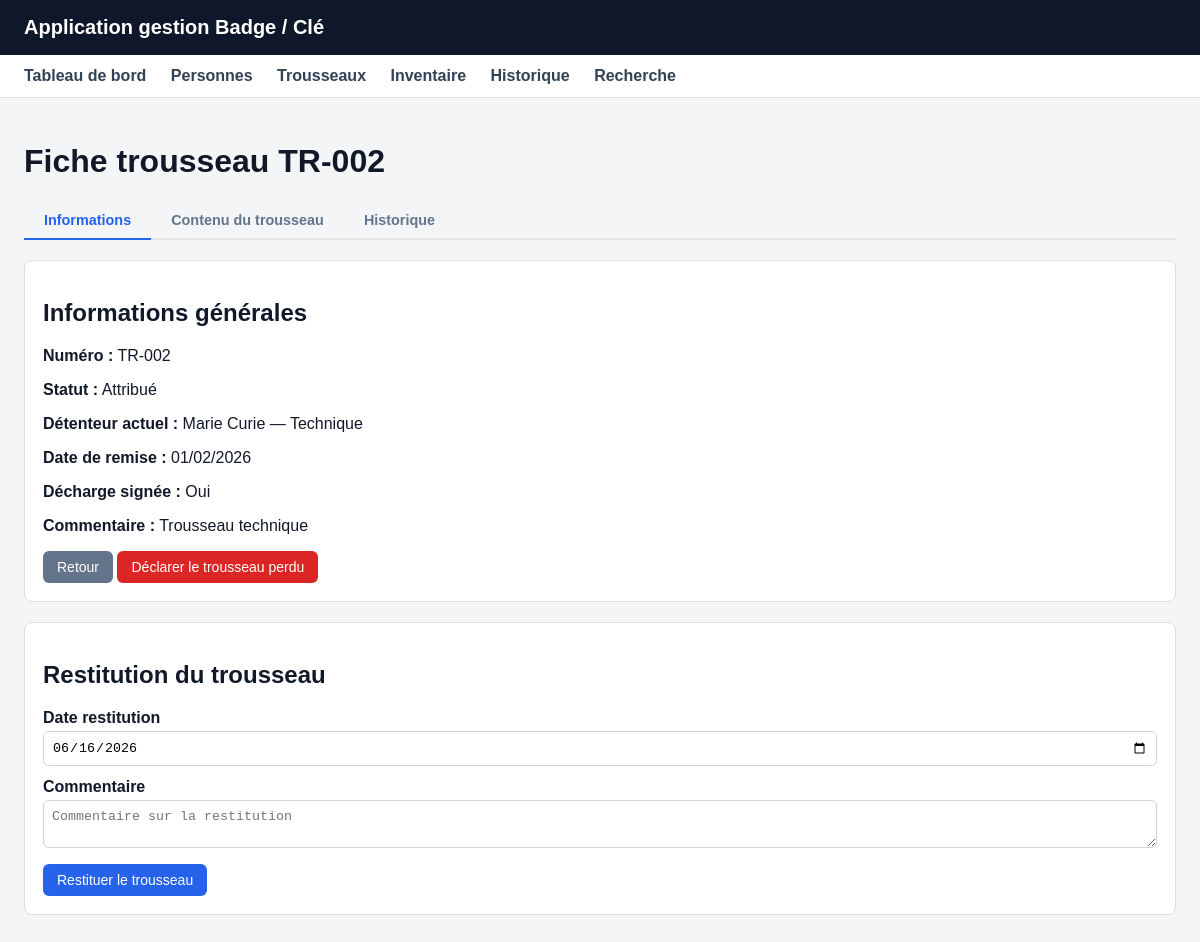
Screenshot of /fiche_trousseau.php?id=2 with the database file from the repository.
### tables this page shows
CREATE TABLE IF NOT EXISTS `historique_trousseaux` (
  `id_historique` int NOT NULL AUTO_INCREMENT COMMENT 'Clé primaire de l’historique',
  `id_trousseau` int NOT NULL COMMENT 'Trousseau concerné',
  `id_personne` int NOT NULL COMMENT 'Personne concernée par la remise ou restitution',
  `date_remise` date NOT NULL COMMENT 'Date de remise du trousseau',
  `date_restitution` date DEFAULT NULL COMMENT 'Date de restitution du trousseau, NULL si non rendu',
  `decharge_signee` tinyint(1) NOT NULL DEFAULT '0' COMMENT 'Décharge signée : 1 = oui, 0 = non',
  `statut_evenement` varchar(50) NOT NULL COMMENT 'Type d’événement : Remis, Restitué, Perdu',
  `commentaire` text COMMENT 'Commentaire éventuel',
  PRIMARY KEY (`id_historique`),
  KEY `id_trousseau` (`id_trousseau`),
  KEY `id_personne` (`id_personne`)
);

CREATE TABLE IF NOT EXISTS `trousseaux` (
  `id_trousseau` int NOT NULL AUTO_INCREMENT COMMENT 'Clé primaire du trousseau',
  `numero_trousseau` varchar(50) NOT NULL COMMENT 'Numéro unique du trousseau, exemple : TR-001',
  `statut` varchar(50) NOT NULL DEFAULT 'Disponible' COMMENT 'Statut du trousseau : Disponible, Attribué, Perdu',
  `commentaire` text COMMENT 'Commentaire éventuel sur le trousseau',
  PRIMARY KEY (`id_trousseau`),
  UNIQUE KEY `numero_trousseau` (`numero_trousseau`)
);

CREATE TABLE IF NOT EXISTS `personnes` (
  `id_personne` int NOT NULL AUTO_INCREMENT COMMENT 'Clé primaire de la table personne',
  `nom` varchar(100) NOT NULL COMMENT 'Nom de la personne ',
  `prenom` varchar(100) NOT NULL COMMENT 'Prénom de la personne',
  `service` varchar(100) NOT NULL COMMENT 'Service de la personne mairie,association ect ',
  `groupe_personnel` varchar(100) NOT NULL COMMENT 'sous catégorie de service (technicien, secrétaire, comptable, professeur )',
  `telephone` varchar(100) DEFAULT NULL COMMENT 'Numéro de téléphone de la personne (NULL possible)',
  `mail` varchar(100) DEFAULT NULL COMMENT 'Mail de la personne (NULL possible)',
  PRIMARY KEY (`id_personne`)
);

### includes/fonctions.php (called while the page is built, shortened)
<?php
function formaterDate(?string $date): string{
    return date('d/m/Y', strtotime($date));}
function afficherDecharge($valeur): string{
    return (int)$valeur === 1 ? 'Oui' : 'Non';}

### fiche_trousseau.php (the view, shortened to what this page needs)
<?php
require_once 'config/database.php';
require_once 'includes/fonctions.php';
include 'includes/header.php';
$id_trousseau = $_GET['id'] ?? null;
$onglet_actif = $_GET['onglet'] ?? 'informations';
try {
    $requeteInfoTrousseau = $pdo->prepare("
        SELECT
            t.id_trousseau,
            t.numero_trousseau,
            t.statut,
            t.commentaire,
            p.nom,
            p.prenom,
            p.service,
            h.date_remise,
            h.date_restitution,
            h.decharge_signee
        FROM trousseaux t
        LEFT JOIN historique_trousseaux h
            ON t.id_trousseau = h.id_trousseau
            AND h.date_restitution IS NULL
        LEFT JOIN personnes p
            ON h.id_personne = p.id_personne
        WHERE t.id_trousseau = :id_trousseau
    ");
    $requeteInfoTrousseau->execute([
        ':id_trousseau' => $id_trousseau
    ]);
    $trousseau = $requeteInfoTrousseau->fetch(PDO::FETCH_ASSOC);
} catch (PDOException $e) {
    die("Erreur SQL : " . $e->getMessage());
}
?>
<h1>Fiche trousseau <?= htmlspecialchars($trousseau['numero_trousseau']) ?></h1>
<div class="tabs">
    <a href="fiche_trousseau.php?id=<?= urlencode($id_trousseau) ?>&onglet=informations"
       class="tab-lien <?= $onglet_actif === 'informations' ? 'active' : '' ?>">Informations</a>
    <a href="fiche_trousseau.php?id=<?= urlencode($id_trousseau) ?>&onglet=contenu"
       class="tab-lien <?= $onglet_actif === 'contenu' ? 'active' : '' ?>">Contenu du trousseau</a>
    <a href="fiche_trousseau.php?id=<?= urlencode($id_trousseau) ?>&onglet=historique"
       class="tab-lien <?= $onglet_actif === 'historique' ? 'active' : '' ?>">Historique</a>
</div>
<?php if ($onglet_actif === 'informations') : ?>
<div class="card">
    <h2>Informations générales</h2>
    <p><strong>Numéro :</strong> <?= htmlspecialchars($trousseau['numero_trousseau']) ?></p>
    <p><strong>Statut :</strong> <?= htmlspecialchars($trousseau['statut']) ?></p>
    <p>
        <strong>Détenteur actuel :</strong>
        <?php if (!empty($trousseau['nom'])): ?>
            <?= htmlspecialchars($trousseau['prenom'] . ' ' . $trousseau['nom']) ?>
            — <?= htmlspecialchars($trousseau['service'] ?? '') ?>
        <?php else: ?>
            Aucun
        <?php endif; ?>
    </p>
    <p>
        <strong>Date de remise :</strong>
        <?= formaterDate($trousseau['date_remise'] ?? '-') ?>
    </p>
    <p>
        <strong>Décharge signée :</strong>
        <?= afficherDecharge($trousseau['decharge_signee']) ?>
    </p>
    <p><strong>Commentaire :</strong> <?= htmlspecialchars($trousseau['commentaire'] ?? '') ?></p>
    <a href="trousseaux.php" class="btn btn-secondary">Retour</a>
    <?php if ($trousseau['statut'] !== 'Perdu') : ?>
        <form
            method="POST"
            action="fiche_trousseau.php?id=<?= urlencode($id_trousseau) ?>&onglet=informations"
            style="display:inline-block;"
            onsubmit="return confirm('Confirmer la perte de ce trousseau ?');"
        >
            <button type="submit" class="btn btn-danger">Déclarer le trousseau perdu</button>
        </form>
    <?php endif; ?>
</div>
<?php if ($trousseau['statut'] === 'Attribué') : ?>
<div class="card">
    <h2>Restitution du trousseau</h2>
    <form method="POST" action="fiche_trousseau.php?id=<?= urlencode($id_trousseau) ?>&onglet=informations" onsubmit="return confirm('Confirmer la restitution de ce trousseau ?');">
        <label>Date restitution</label>
        <input type="date" name="date_restitution" value="<?= date('Y-m-d') ?>" required>
        <label>Commentaire</label>
        <textarea name="commentaire_restitution" placeholder="Commentaire sur la restitution"></textarea>
        <button type="submit" class="btn">Restituer le trousseau</button>
    </form>
</div>
<?php endif; ?>
<?php endif; ?>
<?php include 'includes/footer.php'; ?>

### assets/css/style.css (style rules this page uses)
body { margin: 0; font-family: Arial, sans-serif; background-color: #f4f5f7; color: #111827; }
.card { background: white; border: 1px solid #ddd; border-radius: 8px; padding: 18px; margin-bottom: 20px; }
.btn { display: inline-block; background-color: #2563eb; color: white; padding: 8px 14px; text-decoration: none; border-radius: 6px; border: none; cursor: pointer; font-size: 0.875rem; }
.btn-danger { background-color: #dc2626; }
.btn-secondary { background-color: #64748b; }
input, select, textarea { width: 100%; padding: 8px; margin-top: 4px; margin-bottom: 12px; border: 1px solid #cbd5e1; border-radius: 6px; box-sizing: border-box; }
label { font-weight: bold; display: block; }
.tabs { display: flex; gap: 0; border-bottom: 2px solid #e5e7eb; margin-bottom: 20px; }
.tab-lien { display: inline-block; padding: 10px 20px; border: none; background: transparent; color: #64748b; font-size: 0.9rem; font-weight: bold; cursor: pointer; border-bottom: 2px solid transparent; margin-bottom: -2px; text-decoration: none; transition: all .15s; }
.tab-lien.active { color: #2563eb; border-bottom-color: #2563eb; }

### rows the page displays
historique_trousseaux: id_trousseau.numero_trousseau "TR-002", id_trousseau.statut "Attribué", id_personne.nom "Marie Curie", id_personne.service "Technique", date_remise "01/02/2026", decharge_signee "Oui", id_trousseau.commentaire "Trousseau technique"
